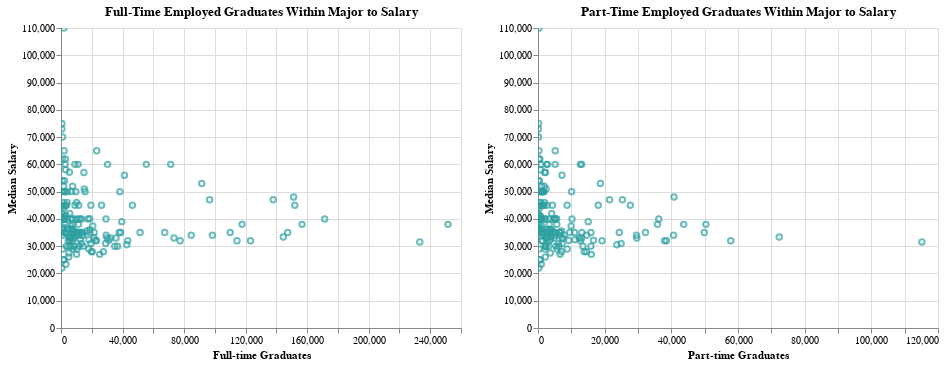

This figure's notebook cell:
### Markdown cell above
The resulting scatter plots indicate there is a weak, negative correlation between percentage of women in a major, and median salary. Conversely, there is a weak, positive correlation between percentage of men in a major, and median salary. Let's remember this as we continue to answer our questions.

### Question 4: Is there any correlation between number of full time (or part time) graduates in a major and median salary?

Does the number of graduates that enter full-time or part-time positions have any correlation with the median salary a major earns? Again, we can use scatter plots to answer this question.

### Code cell
S5 = alt.Chart(recent_grads).mark_point(color="#2d9fa1").encode(
  alt.X('Full_time',title='Full-time Graduates'),
  alt.Y('Median',title='Median Salary')
).properties(
    title='Full-Time Employed Graduates Within Major to Salary'
).interactive()

S6 = alt.Chart(recent_grads).mark_point(color="#2d9fa1").encode(
  alt.X('Part_time',title='Part-time Graduates'),
  alt.Y('Median',title='Median Salary')
).properties(
    title='Part-Time Employed Graduates Within Major to Salary'
).interactive()

alt.hconcat(S5,S6)

### Figure 1 — Vega-Lite specification as saved in the notebook (floating-point values rounded to 4 significant figures; data arrays with more than 128 entries replaced by an {"elided": "..."} marker saying what was removed)
{"config": {"view": {"continuousWidth": 400, "continuousHeight": 300}}, "hconcat": [{"mark": {"type": "point", "color": "#2d9fa1"}, "encoding": {"x": {"type": "quantitative", "field": "Full_time", "title": "Full-time Graduates"}, "y": {"type": "quantitative", "field": "Median", "title": "Median Salary"}}, "selection": {"selector017": {"type": "interval", "bind": "scales", "encodings": ["x", "y"]}}, "title": "Full-Time Employed Graduates Within Major to Salary"}, {"mark": {"type": "point", "color": "#2d9fa1"}, "encoding": {"x": {"type": "quantitative", "field": "Part_time", "title": "Part-time Graduates"}, "y": {"type": "quantitative", "field": "Median", "title": "Median Salary"}}, "selection": {"selector018": {"type": "interval", "bind": "scales", "encodings": ["x", "y"]}}, "title": "Part-Time Employed Graduates Within Major to Salary"}], "data": {"name": "data-7fc333144f457988d01a1cd31b4e55ef"}, "$schema": "https://vega.github.io/schema/vega-lite/v4.8.1.json", "datasets": {"data-7fc333144f457988d01a1cd31b4e55ef": {"elided": "172 records"}}}
